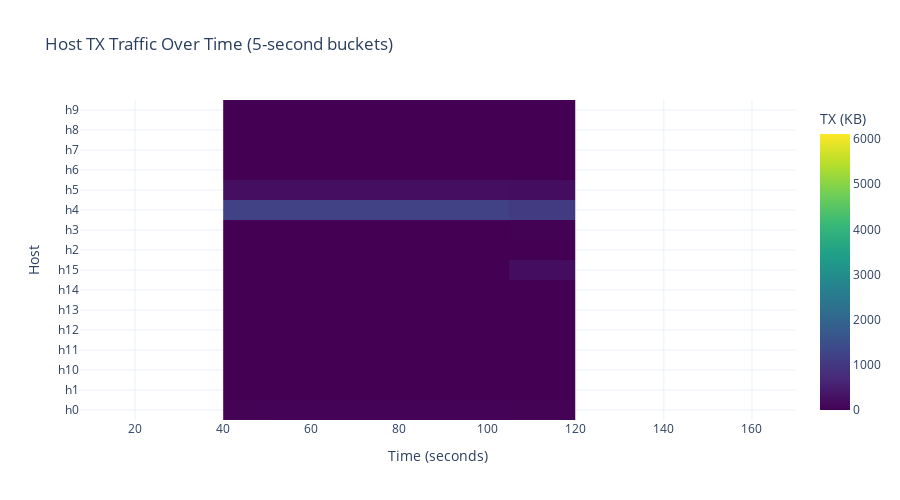

This figure's notebook cell:
### Markdown cell above
## 9. Host Traffic Over Time (Heatmap)

Visualize traffic patterns for each host throughout the simulation.

### Code cell
# Calculate throughput per host over time
# Bucket into 5-second intervals
interfaces_with_throughput = interfaces.with_columns(
    [(pl.col("time_seconds") / 5).floor().cast(pl.Int32).alias("time_bucket")]
)

# Calculate delta bytes per bucket (throughput proxy)
host_time_traffic = (
    interfaces_with_throughput.group_by(["host", "time_bucket"])
    .agg(
        [
            pl.col("tx_bytes").max().alias("max_tx_bytes"),
            pl.col("tx_bytes").min().alias("min_tx_bytes"),
        ]
    )
    .with_columns(
        [
            ((pl.col("max_tx_bytes") - pl.col("min_tx_bytes")) / 1000).alias(
                "tx_kb_delta"
            )
        ]
    )
)

# Pivot for heatmap
pivot_df = host_time_traffic.pivot(
    index="host", on="time_bucket", values="tx_kb_delta"
).sort("host")

# Get numeric columns for heatmap
time_cols = [c for c in pivot_df.columns if c != "host"]
hosts = pivot_df["host"].to_list()
z_data = pivot_df.select(time_cols).to_numpy()

fig = go.Figure(
    data=go.Heatmap(
        z=z_data,
        x=[int(c) * 5 for c in time_cols],
        y=hosts,
        colorscale="Viridis",
        colorbar=dict(title="TX (KB)"),
    )
)

fig.update_layout(
    title="Host TX Traffic Over Time (5-second buckets)",
    xaxis_title="Time (seconds)",
    yaxis_title="Host",
    template="plotly_white",
    height=500,
)
fig.show()

### Figure 1 — Plotly figure (JSON) as saved in the notebook; plotly's stock layout.template omitted (floating-point values rounded to 4 significant figures; data arrays with more than 128 entries replaced by an {"elided": "..."} marker saying what was removed)
{"data": [{"colorbar": {"title": {"text": "TX (KB)"}}, "colorscale": [[0, "#440154"], [0.1111, "#482878"], [0.2222, "#3e4989"], [0.3333, "#31688e"], [0.4444, "#26828e"], [0.5556, "#1f9e89"], [0.6667, "#35b779"], [0.7778, "#6ece58"], [0.8889, "#b5de2b"], [1, "#fde725"]], "type": "heatmap", "x": [90, 30, 75, 80, 130, 170, 135, 5, 140, 25, 145, 120, 165, 20, 115, 95, 100, 0, 15, 125, 155, 70, 85, 40, 175, 65, 160, 180, 50, 110, 35, 105, 150, 60, 10, 55, 45], "y": ["h0", "h1", "h10", "h11", "h12", "h13", "h14", "h15", "h2", "h3", "h4", "h5", "h6", "h7", "h8", "h9"], "z": {"elided": "16x37 float values"}}], "layout": {"height": 500, "title": {"text": "Host TX Traffic Over Time (5-second buckets)"}, "xaxis": {"title": {"text": "Time (seconds)"}}, "yaxis": {"title": {"text": "Host"}}}}
